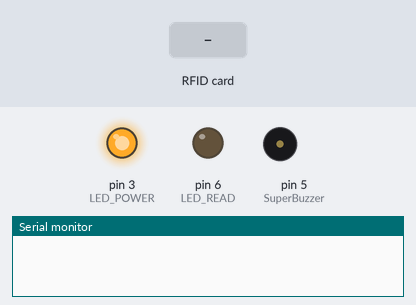
A sketch run on a simulated Arduino Uno, built with avr-gcc and run on an emulated ATmega328P. On the bench: output pins drawn as LEDs (lit = HIGH), buzzer (waves = sounding, pin HIGH), the last lines printed to the serial monitor. Dashed ring = blinking. The inputs (shaded band) are chosen by the test bench. Pins used as bus, display or sensor lines are not drawn.

Above: at 1.4 s.
1.5 s: RFID card 5E 7A 19 C4 held to the reader
At 1.9 s:
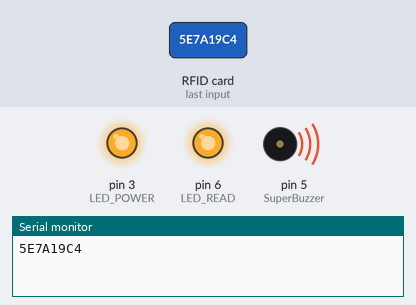
At 2.4 s:
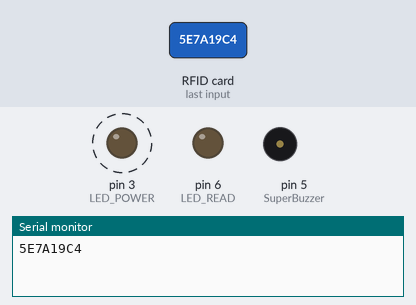
4.6 s: RFID card 5E 7A 19 C4 held to the reader
At 4.8 s:
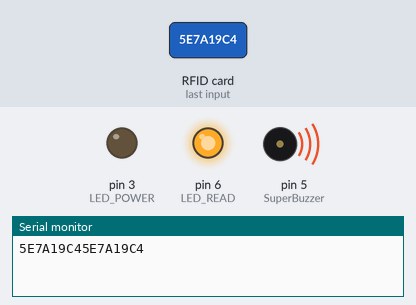
Timing chart, 0 to 13.7 s (numbered marks = the images above; inputs shaded):
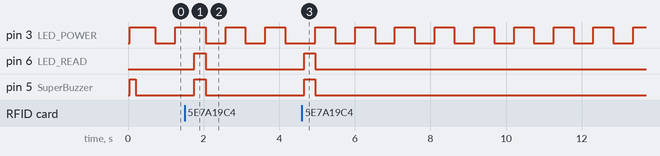

Measured:
- after the input at 1.5 s, pin 6 (LED_READ), pin 5 (SuperBuzzer): LOW → HIGH after 0.25 s, → LOW 0.30 s later
- after the input at 4.6 s, pin 6 (LED_READ), pin 5 (SuperBuzzer): LOW → HIGH after 0.06 s, → LOW 0.30 s later
- by itself, pin 3 (LED_POWER): alternates HIGH for 0.53 s and LOW for 0.53 s

The sketch:

rfid_read.ino
```cpp
// (licence header left out)
#include <SPI.h>
#include <MFRC522.h>
#include <Wire.h>
#include <avr/wdt.h>

#define SS_PIN 10
#define RST_PIN 9

MFRC522 rfid(SS_PIN, RST_PIN); // Instance of the class

MFRC522::MIFARE_Key key;
MFRC522::StatusCode status;

int LED_READ = 6;
int LED_POWER = 3;
int SuperBuzzer = 5;
int test = 0;
int count=0;
int ledValue;
int max_count=6;
int event=0;

void(* resetFunc) (void) = 0;

ISR(WDT_vect){
  resetFunc();
}

void setup() {

  cli();
  MCUSR = 0;
  WDTCSR |= 0b00011000;
  WDTCSR = 0b01000000 | WDTO_2S;
  sei();
  wdt_reset();
  Serial.begin(19200);

  SPI.begin(); // Init SPI bus
  rfid.PCD_Init(); // Init MFRC522

  for (byte i = 0; i < 6; i++) {
    key.keyByte[i] = 0xFF;
  }

  pinMode(LED_READ, OUTPUT);
  pinMode(SuperBuzzer, OUTPUT);
  pinMode(LED_POWER, OUTPUT);

  LED_ON_OFF(1);
  digitalWrite(LED_POWER,HIGH);
  Buzzer_ON_OFF(1);
  delay(150);
  Buzzer_ON_OFF(0);
}

void loop() {
  wdt_reset();

  if(event==0){
    analogWrite (LED_POWER , 255);
    event=1;
  }else{
    analogWrite (LED_POWER , 0);
    event=0;
  }
  delay(500);
  // Look for new cards
  test = rfid.PICC_IsNewCardPresent();
  if (test){
    // Verify if the NUID has been readed
    test = rfid.PICC_ReadCardSerial();
    if (test){
      LED_ON_OFF(0);
      Buzzer_ON_OFF(1);
      printHex(rfid.uid.uidByte, rfid.uid.size);
      delay(300);
      LED_ON_OFF(1);
      Buzzer_ON_OFF(0);
      // Halt PICC
      rfid.PICC_HaltA();
      // Stop encryption on PCD
      rfid.PCD_StopCrypto1();
    }
  }
}


/**
 * Helper routine to dump a byte array as hex values to Serial.
 */
void printHex(byte *buffer, byte bufferSize) {
  for (byte i = 0; i < bufferSize; i++) {
    Serial.print(buffer[i] < 0x10 ? "0" : "");
    Serial.print(buffer[i], HEX);
  }
}

void LED_ON_OFF(int u){
  if(u==0){
    digitalWrite(LED_READ,HIGH);
  }else{
    digitalWrite(LED_READ,LOW);
  }
}

void Buzzer_ON_OFF(int u){
  if(u==1){
    digitalWrite(SuperBuzzer,HIGH);
  }else{
    digitalWrite(SuperBuzzer,LOW);
  }
}
```
